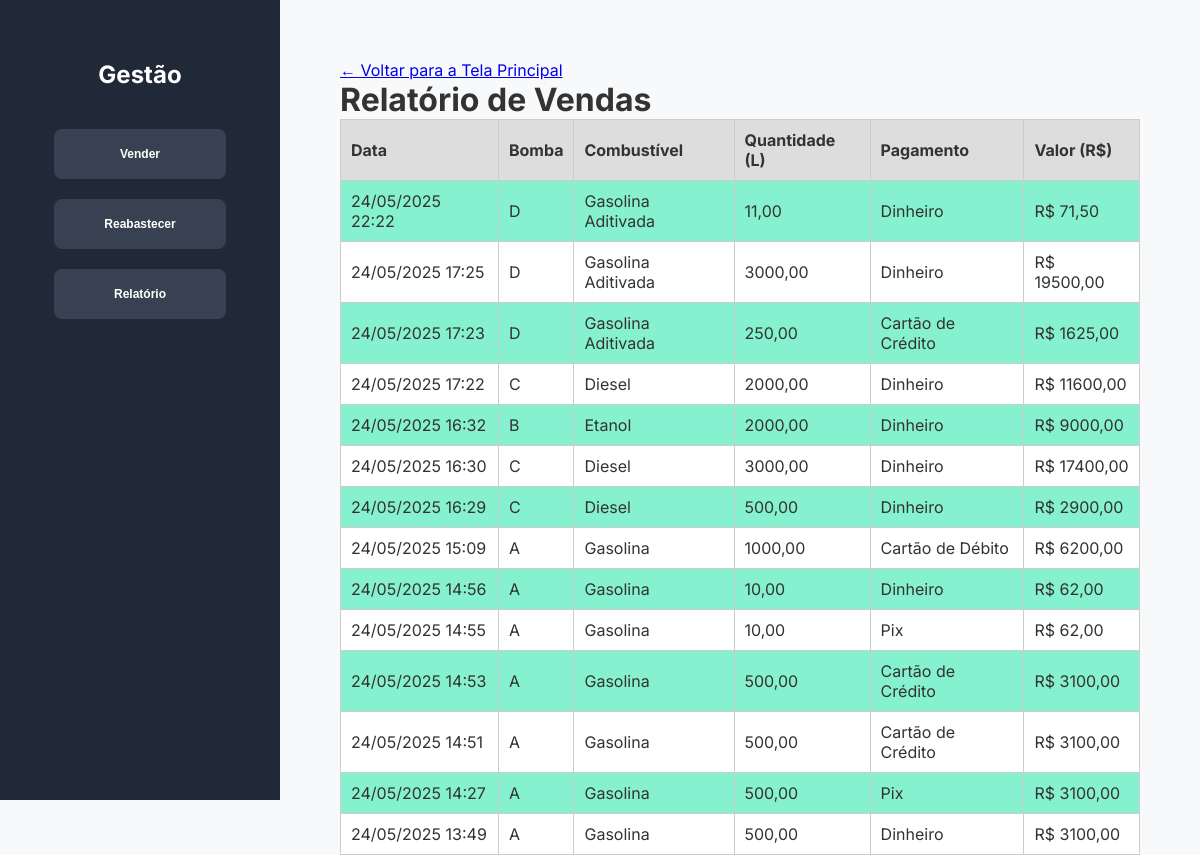
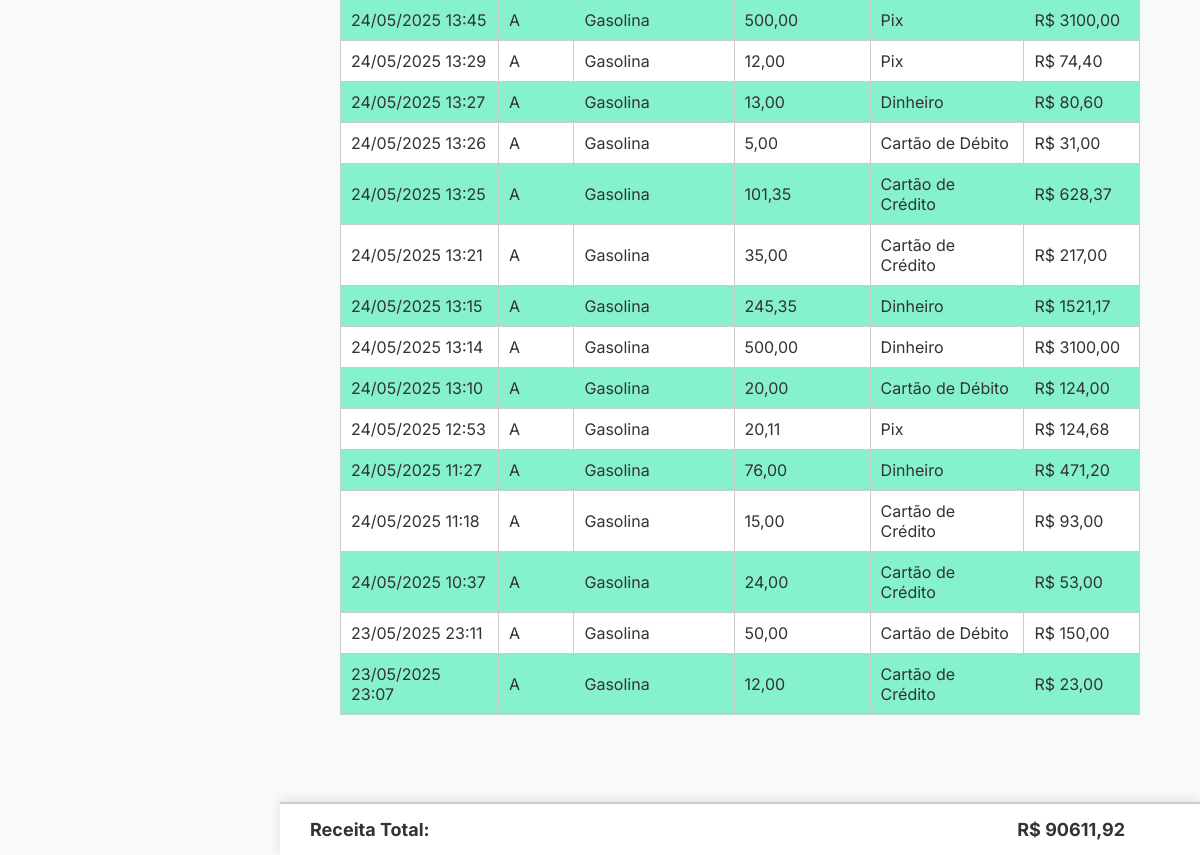
Page /relatorio on the earlier database version (2 pictures, top to bottom).
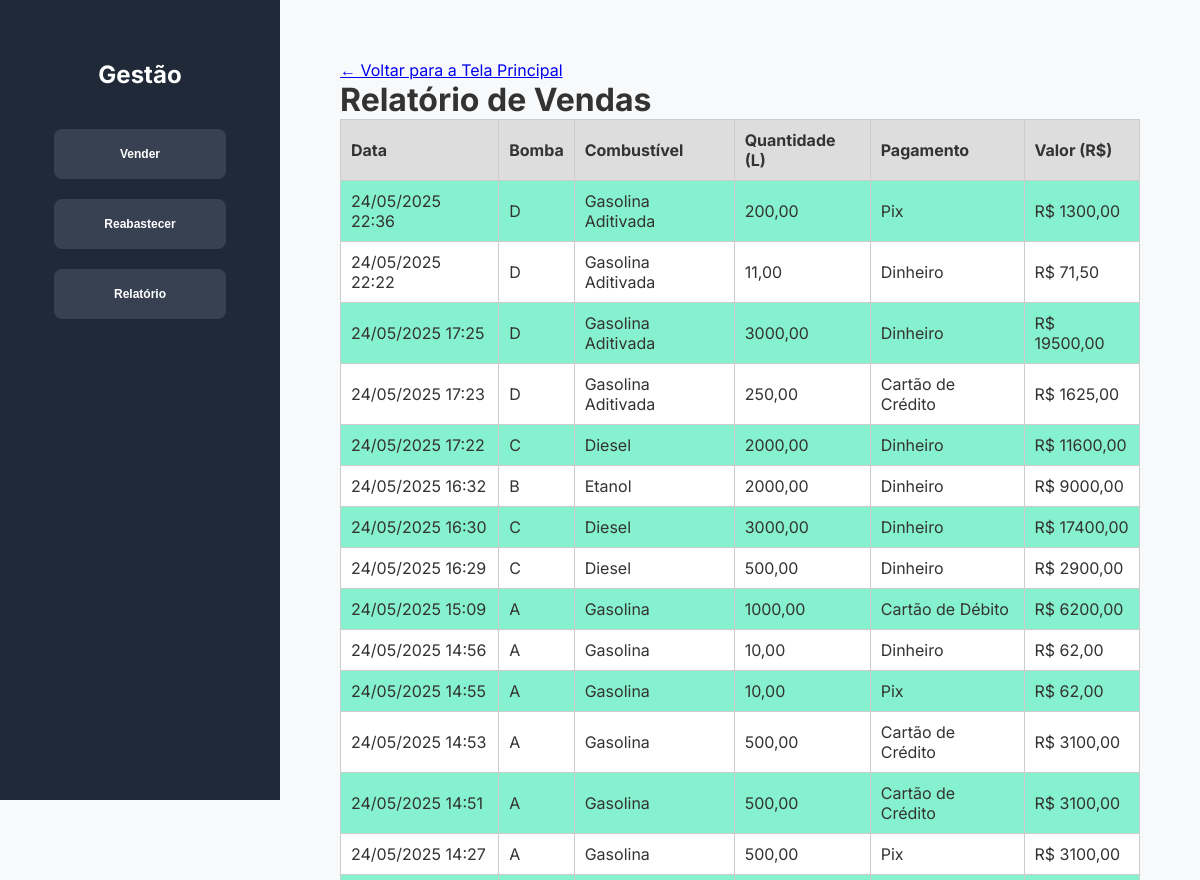
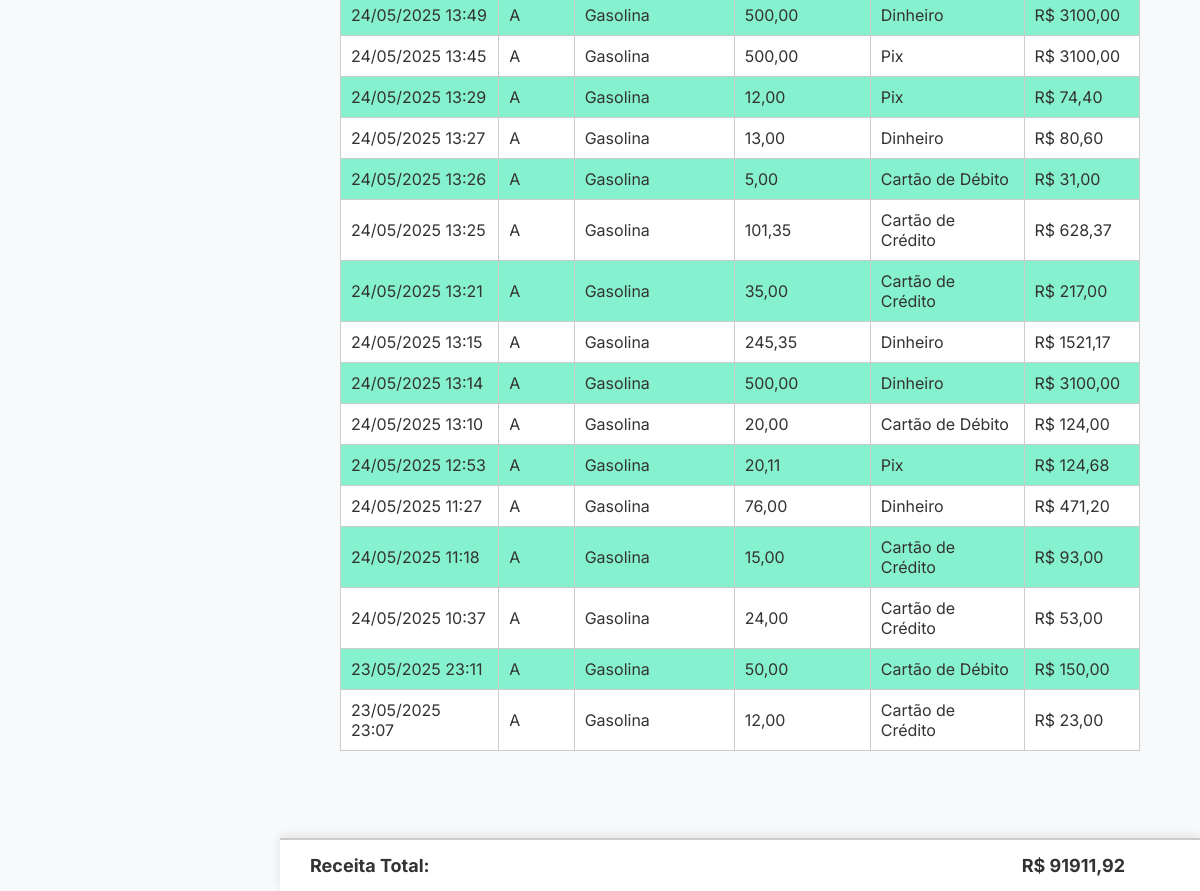
Same page on the later database version (2 pictures, top to bottom).
### gestaoPostoCombustivel/models.py (models this page shows, shortened)
class Venda(models.Model):
    BOMBA_CHOICES = [
        ('A', 'Bomba A'),
        ('B', 'Bomba B'),
        ('C', 'Bomba C'),
        ('D', 'Bomba D'),
    ]
    COMBUSTIVEL_CHOICES = [
        ('etanol', 'Etanol'),
        ('diesel', 'Diesel'),
        ('gasolina', 'Gasolina'),
        ('gasolina_aditivada', 'Gasolina Aditivada'),
    ]
    PAGAMENTO_CHOICES = [
        ('credito', 'Cartão de Crédito'),
        ('debito', 'Cartão de Débito'),
        ('dinheiro', 'Dinheiro'),
        ('pix', 'Pix'),
    ]
    bomba = models.CharField(max_length=1, choices=BOMBA_CHOICES)
    combustivel = models.CharField(max_length=20, choices=COMBUSTIVEL_CHOICES)
    quantidade = models.DecimalField(max_digits=10, decimal_places=2)
    pagamento = models.CharField(max_length=10, choices=PAGAMENTO_CHOICES)
    valor = models.DecimalField(max_digits=10, decimal_places=2)
    data = models.DateTimeField(auto_now_add=True)

### gestaoPostoCombustivel/views.py (the view)
# urls.py: path('relatorio', views.relatorio, name='relatorio'), # rota para a view relatorio
def relatorio(request):
    vendas = Venda.objects.all().order_by('-data')
    receita_total = sum(venda.valor for venda in vendas)
    estoques = Estoque.objects.all().order_by('bomba')
    context = {
        'vendas': vendas,
        'receita_total': receita_total,
    }
    return render(request, 'relatorio.html', context)

### gestaoPostoCombustivel/templates/relatorio.html (shortened to what this page needs)
{% load static %}
<!DOCTYPE html>
<html lang="pt-br">
<head>
  <link rel="stylesheet" href="{% static 'assets/css/style.css' %}">
  <link rel="stylesheet" href="{% static 'assets/css/relatorio.css' %}">
</head>
<body>
  <div class="container">
    <aside class="sidebar">
      <h2 class="logo">Gestão</h2>
      <nav class="menu">
        <a href="{% url 'venda' %}">
          <button>Vender</button>
        </a>
        <a href="{% url 'reabastecer' %}">
          <button>Reabastecer</button>
        </a>
        <a href="{% url 'relatorio' %}">
          <button>Relatório</button>
        </a>
      </nav>
    </aside>
    <div class="main-content">
      <div class="back-button">
        <a href="{% url 'index' %}">
          &#8592; Voltar para a Tela Principal
        </a>
      </div>
      <h1>Relatório de Vendas</h1>
      {% if vendas %}
        <table class="tabela-vendas">
          <thead>
            <tr>
              <th>Data</th>
              <th>Bomba</th>
              <th>Combustível</th>
              <th>Quantidade (L)</th>
              <th>Pagamento</th>
              <th>Valor (R$)</th>
            </tr>
          </thead>
          <tbody>
            {% for venda in vendas %}
              <tr>
                <td>{{ venda.data|date:"d/m/Y H:i" }}</td>
                <td>{{ venda.bomba }}</td>
                <td>{{ venda.get_combustivel_display }}</td>
                <td>{{ venda.quantidade }}</td>
                <td>{{ venda.get_pagamento_display }}</td>
                <td>R$ {{ venda.valor }}</td>
              </tr>
            {% endfor %}
          </tbody>
        </table>
        <div class="receita-total">
          <span>Receita Total:</span>
          <strong>R$ {{ receita_total }}</strong>
        </div>
      {% else %}
        <p>Nenhuma venda registrada até o momento.</p>
      {% endif %}
    </div>
  </div>
</body>
</html>

Differences in the rows shown:
added Venda: data "24/05/2025 22:36", bomba "D", combustivel "Gasolina Aditivada", quantidade "200,00", pagamento "Pix", valor "1300,00"
Other differences:
{{ receita_total }}: "90611,92" → "91911,92"
